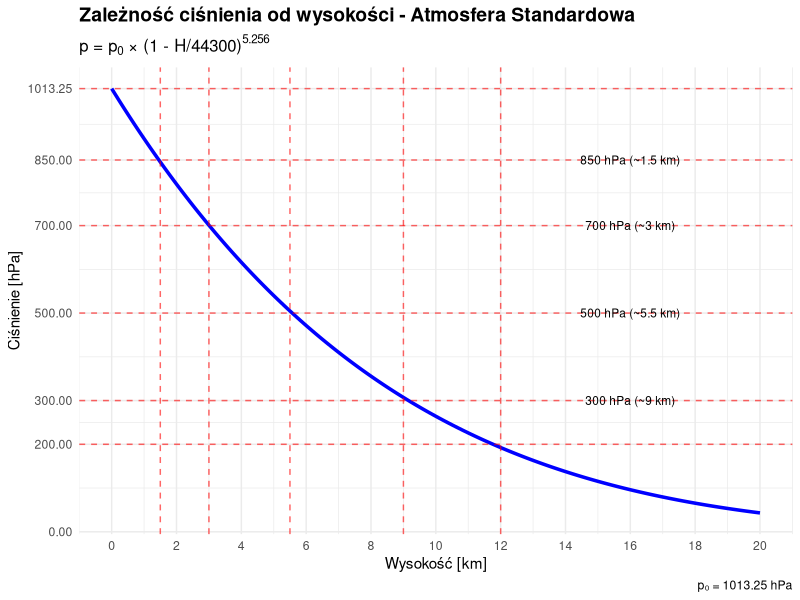
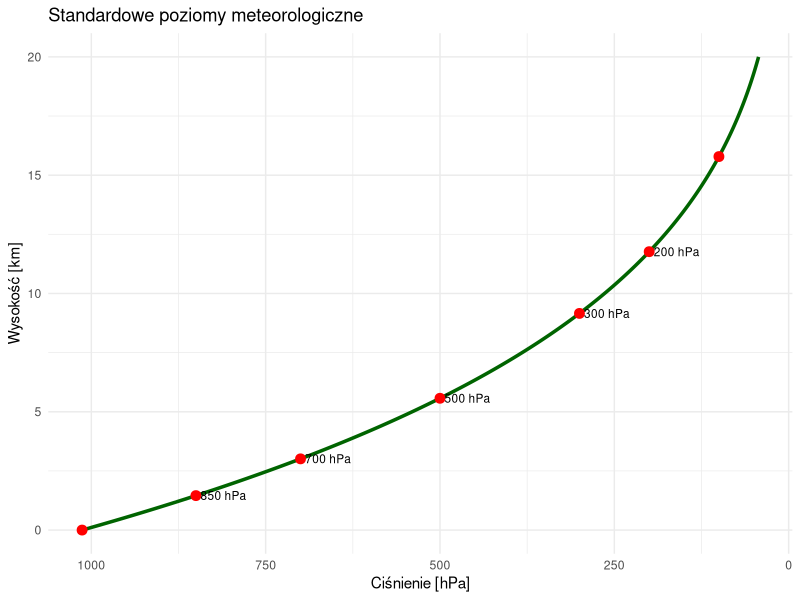

R code for these plots, in order:
if("rstudioapi" %in% rownames(installed.packages()) && rstudioapi::isAvailable())
    setwd(dirname(rstudioapi::getActiveDocumentContext()$path))
getwd()


# Funkcja przeliczająca wysokość na ciśnienie według atmosfery standardowej
wysokosc_na_cisnienie <- function(H) {
    p0 <- 1013.25  # ciśnienie na poziomie morza w hPa
    p <- p0 * (1 - H/44300)^5.256
    return(p)
}

# Tworzenie danych
wysokosci <- seq(0, 20000, by = 100)  # wysokości od 0 do 20 km co 100m
cisnienia <- wysokosc_na_cisnienie(wysokosci)

# Tworzenie ramki danych
dane <- data.frame(
    wysokosc_m = wysokosci,
    wysokosc_km = wysokosci/1000,
    cisnienie_hPa = cisnienia
)

# Wykres
library(ggplot2)

p1 <- ggplot(dane, aes(x = wysokosc_km, y = cisnienie_hPa)) +
    geom_line(color = "blue", size = 1.2) +
    geom_hline(yintercept = c(1013.25, 850, 700, 500, 300, 200),
               linetype = "dashed", alpha = 0.6, color = "red") +
    geom_vline(xintercept = c(1.5, 3, 5.5, 9, 12),
               linetype = "dashed", alpha = 0.6, color = "red") +
    labs(
        title = "Zależność ciśnienia od wysokości - Atmosfera Standardowa",
        subtitle = expression(paste("p = p"[0], " × (1 - H/44300)"^"5.256")),
        x = "Wysokość [km]",
        y = "Ciśnienie [hPa]",
        caption = "p₀ = 1013.25 hPa"
    ) +
    scale_x_continuous(breaks = seq(0, 20, 2)) +
    scale_y_continuous(breaks = c(0, 200, 300, 500, 700, 850, 1013.25)) +
    annotate("text", x = 16, y = 850, label = "850 hPa (~1.5 km)", size = 3) +
    annotate("text", x = 16, y = 700, label = "700 hPa (~3 km)", size = 3) +
    annotate("text", x = 16, y = 500, label = "500 hPa (~5.5 km)", size = 3) +
    annotate("text", x = 16, y = 300, label = "300 hPa (~9 km)", size = 3) +
    theme_minimal() +
    theme(
        plot.title = element_text(size = 14, face = "bold"),
        plot.subtitle = element_text(size = 12)
    )

print(p1)

# Funkcja odwrotna - ciśnienie na wysokość
cisnienie_na_wysokosc <- function(p) {
    p0 <- 1013.25
    H <- 44300 * (1 - (p/p0)^(1/5.256))
    return(H)
}

# Przykładowe obliczenia dla poziomów meteorologicznych
poziomy_met <- c(1013.25, 850, 700, 500, 300, 200, 100)
wysokosci_met <- cisnienie_na_wysokosc(poziomy_met)

cat("Poziomy meteorologiczne:\n")
for(i in 1:length(poziomy_met)) {
    cat(sprintf("%7.2f hPa = %6.0f m = %5.2f km\n",
                poziomy_met[i], wysokosci_met[i], wysokosci_met[i]/1000))
}

# Wykres z zaznaczonymi poziomami meteorologicznymi
p2 <- ggplot(dane, aes(x = cisnienie_hPa, y = wysokosc_km)) +
    geom_line(color = "darkgreen", size = 1.2) +
    geom_point(data = data.frame(cisnienie = poziomy_met, wysokosc = wysokosci_met/1000),
               aes(x = cisnienie, y = wysokosc),
               color = "red", size = 3) +
    geom_text(data = data.frame(cisnienie = poziomy_met[2:6], wysokosc = wysokosci_met[2:6]/1000),
              aes(x = cisnienie, y = wysokosc,
                  label = paste0(cisnienie, " hPa")),
              hjust = -0.1, vjust = 0.5, size = 3) +
    labs(
        title = "Standardowe poziomy meteorologiczne",
        x = "Ciśnienie [hPa]",
        y = "Wysokość [km]"
    ) +
    scale_x_reverse() +  # odwrócona oś X (ciśnienie maleje z wysokością)
    theme_minimal()

print(p2)
